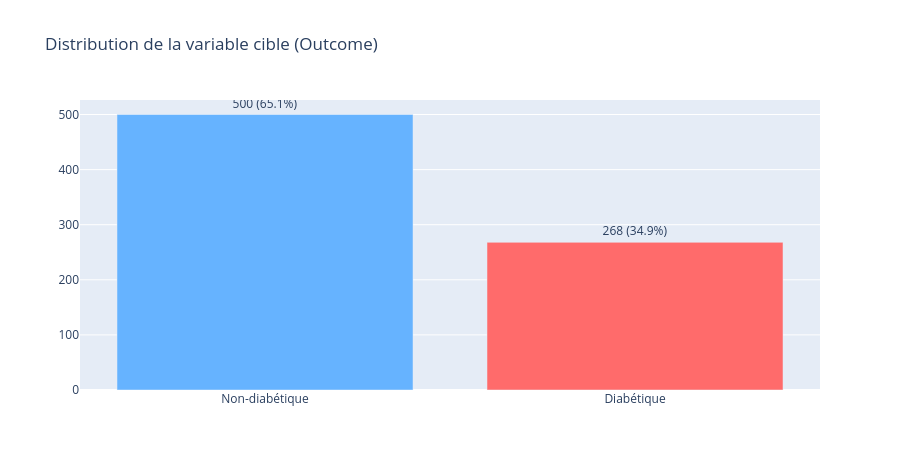

The notebook cell this image was saved under:
### Code cell
outcome_counts = data_clean['Outcome'].value_counts().reset_index()
outcome_counts.columns = ['Outcome', 'Count']
outcome_counts['Label'] = outcome_counts['Outcome'].map({0: 'Non-diabétique', 1: 'Diabétique'})
outcome_counts['Pct'] = (outcome_counts['Count'] / len(data_clean) * 100).round(1)

fig = go.Figure()

fig.add_trace(
    go.Bar(x=outcome_counts['Label'], y=outcome_counts['Count'],
           text=outcome_counts.apply(lambda r: f"{r['Count']} ({r['Pct']}%)", axis=1),
           textposition='outside',
           marker_color=['#66b3ff', '#ff6b6b']),
)

fig.update_layout(title="Distribution de la variable cible (Outcome)",
                  height=470, showlegend=False)
fig.show()

### Figure 1 — Plotly figure (JSON) as saved in the notebook; plotly's stock layout.template omitted (floating-point values rounded to 4 significant figures)
{"data": [{"marker": {"color": ["#66b3ff", "#ff6b6b"]}, "text": ["500 (65.1%)", "268 (34.9%)"], "textposition": "outside", "type": "bar", "x": ["Non-diabétique", "Diabétique"], "y": [500, 268]}], "layout": {"height": 470, "showlegend": false, "title": {"text": "Distribution de la variable cible (Outcome)"}}}
